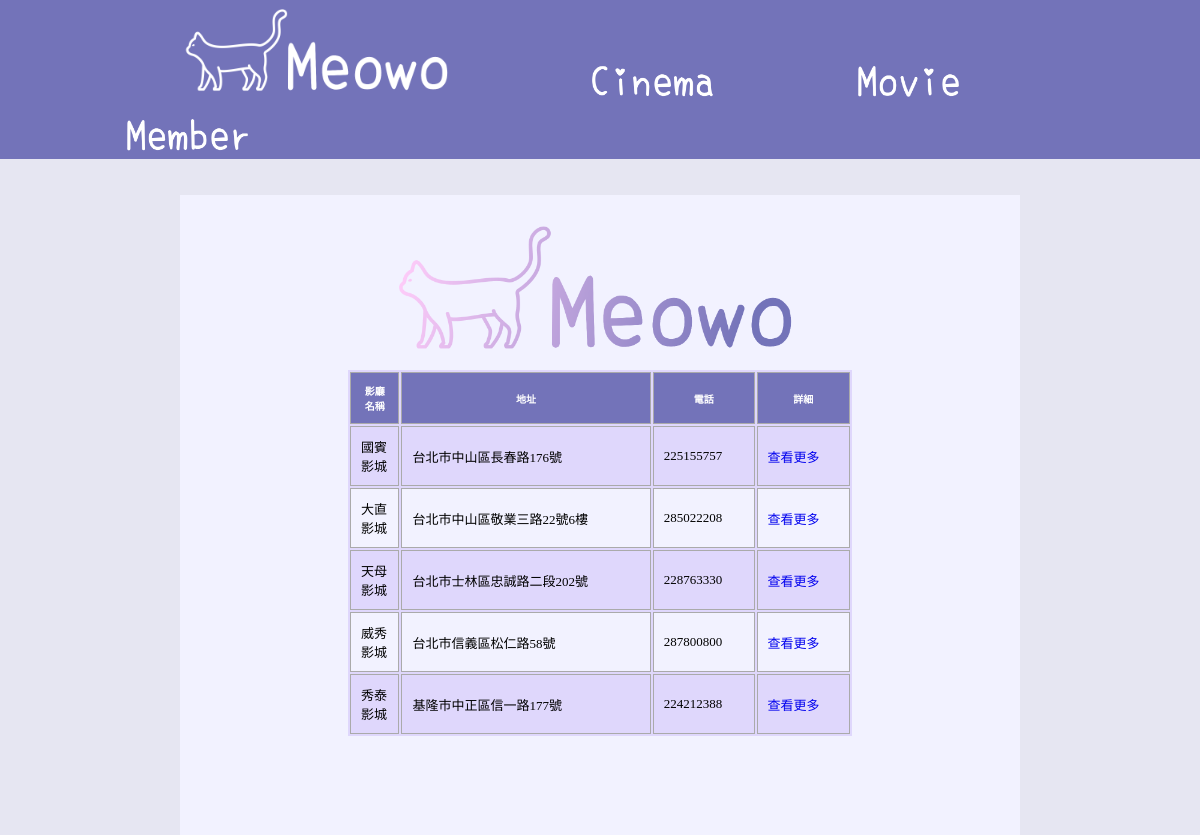
The page /cinema.php on the database its author committed.
### tables this page shows
CREATE TABLE `cinemas` (
  `cName` varchar(20) NOT NULL,
  `Address` varchar(40) NOT NULL,
  `cPhone` int(10) NOT NULL
);

### cinema.php (the view, shortened to what this page needs)
<html>
    <head>
    </head>
    <body>
        <header class="header">
            <div class="top">
                <a href="index.php">
                    <img class="icon" src="icon.png" height="100px" width="auto">
                </a>
                <a href="cinema.php">
                    <img class="icon_s" src="cinema.png" height="50px" width="auto">
                </a>
                <a href="moive.php">
                    <img class="icon_s" src="movie.png" height="50px" width="auto">
                </a>
                <a href="member.php">
                    <img class="icon_s" src="member.png" height="50px" width="auto">
                </a>
            </div>
            <div class="body">
                <a  href="index.php"><img  class="icon_b" src="icon_b.png" alt="" width="50%" ></a>
                <table class="blueTable" align="center" >
                    <thead>
                        <tr>
                        <th class="idtd">影廳名稱</th>
                                <th>地址</th>
                                <th>電話</th>
                                <th>詳細</th>
                        </tr>
                    </thead>
                    <tbody>
                        <?php
                                include "db_conn.php";
                                $query = ("select * from cinemas");
                                $stmt = $db->prepare($query);
                                $error = $stmt->execute();
                                $result = $stmt->fetchAll();
                                for($i=0; $i<count($result); $i++){
                                    $cName = $result [$i]['cName'];
                                    echo "<tr>";
                                        echo "<td>".$result [$i]['cName']."</td>";
                                        echo "<td>".$result [$i]['Address']."</td>";
                                        echo "<td>".$result [$i]['cPhone']."</td>";
                                        echo "<td><a href='product.php?cName=$cName'>查看更多</a></td>";
                                    echo "</tr>";
                                }
                            ?>
                        </tbody>
                 </table>
            </div>
        </header>
    </body>
</html>

### cinema.php (style rules this page uses)
body { background-color: #E6E6F2; margin: 0; }
.top { width: 100%; height: auto; background-color: #7373B9; }
.body { margin-left: 15%; margin-top: 3%; width: 70%; height: 80%; background-color:#f2f2ff; }
.icon { padding-top: 5px; padding-left: 15%; }
.icon_s { padding-left: 10%; }
.icon_b { padding-top: 3%; padding-left: 25%; }
table.blueTable { background-color: #DFD7FC; width: 60%; height:50%; text-align: left; }
table.blueTable td, table.blueTable th { border: 1px solid #AAAAAA; padding: 10px 10px; }
table.blueTable tbody td { font-size: 13px; }
table.blueTable tr:nth-child(even) { background: #F2F2FF; }
table.blueTable thead { background: #7373B9; height: 12%; }
table.blueTable thead th { font-size: 10px; font-weight: bold; color: #FFFFFF; text-align: center; }
a { text-decoration:none; }
.idtd { width:10%; }

### rows shown on the page
cinemas: cName "國賓影城", Address "台北市中山區長春路176號", cPhone "225155757"
cinemas: cName "大直影城", Address "台北市中山區敬業三路22號6樓", cPhone "285022208"
cinemas: cName "天母影城", Address "台北市士林區忠誠路二段202號", cPhone "228763330"
cinemas: cName "威秀影城", Address "台北市信義區松仁路58號", cPhone "287800800"
cinemas: cName "秀泰影城", Address "基隆市中正區信一路177號", cPhone "224212388"
